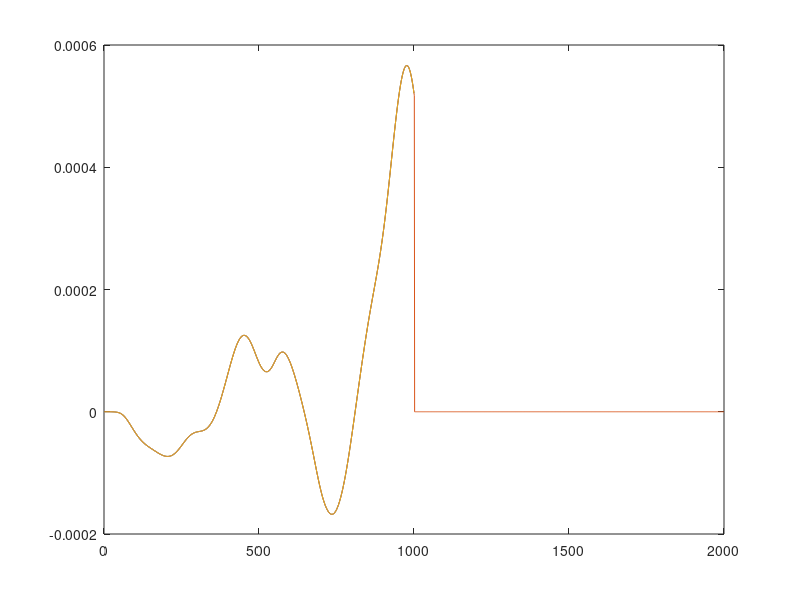

Here is the MATLAB script that generated this plot:
%%振型叠加法-含阻尼

clear
% clc

load("ACC_el.mat");
ACC_el = ACC_el(1:1000,:);

M = [2 0 0;
    0 1.5 0
    0 0 1];
K = 600* [5 -2 0;
    -2 3 -1;
    0 -1 1];
ksi = 0.005;
dt = 0.001;
diagM = diag(M);
[V,D]=eig(inv(M)*K);
freq=diag(D).^0.5;
[Bc,ord] = sort(freq);                  %ord为记录顺序的向量
wsc=freq(ord);                          %角（圆）频率 rad/s
fsc=wsc/2/pi;                           %频率 Hz
V=V(:,ord);                             %振型按频率阶数排序  一阶振型是第一列

VV = V(:,1:3);                                                      %调整阶数
% VV(:,1) = VV(:,1)/VV(3,1);
% VV(:,2) = VV(:,2)/VV(3,2);
% VV(:,3) = VV(:,3)/VV(3,3);

Mn = VV' * M * VV;
M1 = VV(:,1)' * M * VV(:,1);
M2 = VV(:,2)' * M * VV(:,2);
M3 = VV(:,3)' * M * VV(:,3);

Kn  = VV' * K * VV;
K1 = VV(:,1)' * K * VV(:,1);
K2 = VV(:,2)' * K * VV(:,2);
K3 = VV(:,3)' * K * VV(:,3);

wn = sqrt(Kn/Mn);
w1 = sqrt(K1/M1);
w2 = sqrt(K2/M2);
w3 = sqrt(K3/M3);

wn = real(wn);
Phi_ = Mn^(-1) * VV' * M;
PhiT_ = M * VV * Mn^(-1);
Cn = 2 * ksi * wn * Mn;

% C = PhiT_ * Cn * Phi_;
Rayleigh_A0 = ((2 * ksi) * (w1 * w2)) / (w1 + w2);
Rayleigh_A1 = ((2 * ksi) * 1) / (w1 + w2);
C = Rayleigh_A0 * M +  Rayleigh_A1 * K;                            %用瑞丽阻尼
wDn = wn * sqrt(1-ksi^2);
Cn = VV' * C * VV;

wDn1 = w1 * sqrt(1-ksi^2);
wDn2 = w2 * sqrt(1-ksi^2);
wDn3 = w3 * sqrt(1-ksi^2);

qn= zeros(3,length(ACC_el));
qn1 = zeros(length(ACC_el),1);
qn2 = zeros(length(ACC_el),1);
qn3 = zeros(length(ACC_el),1);
uu = zeros(3,length(ACC_el));

for i = 1:length(ACC_el)
    P1(:,i) = VV(:,1)' * (ACC_el(i, 2) * diagM);
    P2(:,i) = VV(:,2)' * (ACC_el(i, 2) * diagM);
    P3(:,i) = VV(:,3)' * (ACC_el(i, 2) * diagM);
end

Ken = Mn/(dt^2)+((Cn)/(2*dt));                       
an = Kn - (2 * Mn) / (dt)^2;
bn = Mn / dt^2 - Cn / (2*dt);
diagMn = diag(Mn);
for i = 2 : length(ACC_el)
    PPn = [P1(i);P2(i);P3(i)] - an * qn(: , i) - bn * qn(: , i-1);
    qn(:,i+1)=Ken \ PPn;                            
    uu(:,i) = VV(:,1) * qn(1,i) + VV(:,2) * qn(2,i) + VV(:,3) * qn(3,i);
end

% for i = 0.001:0.001:length(ACC_el)*0.001
%     for ii = 0.001:0.001:i
%         qn1(round(ii*1e3)+1) = qn1(round(ii*1e3)) + 0.001 * (1 / (M1*wDn1)) * exp(-ksi * w1 * (i-ii)) * P1(round(ii*1e3)) * sin(wDn1*(i-ii));
%         qn2(round(ii*1e3)+1) = qn2(round(ii*1e3)) + 0.001 * (1 / (M2*wDn2)) * exp(-ksi * w2 * (i-ii)) * P2(round(ii*1e3)) * sin(wDn2*(i-ii));
%         qn3(round(ii*1e3)+1) = qn3(round(ii*1e3)) + 0.001 * (1 / (M3*wDn3)) * exp(-ksi * w3 * (i-ii)) * P3(round(ii*1e3)) * sin(wDn3*(i-ii));
%     end
%     uu(:,round(ii*1e3)) = VV(:,1) * qn1(round(ii*1e3)+1) + VV(:,2) * qn2(round(ii*1e3)+1) + VV(:,3) * qn3(round(ii*1e3)+1);
% end

%***********************************************************************************%
dofs = length(M);
diagM = diag(M);
dt = 0.001;
Ke=M/(dt^2)+((C)/(2*dt));                       
a = K - (2 * M) / (dt)^2;
b=M/dt^2 - C/(2*dt);
u = zeros(dofs , 2000);
v = zeros(dofs , 2000);
ac = zeros(dofs , 2000);

for i = 2 : length(ACC_el)
    PP = ACC_el(i,2)* diagM  - a * u(: , i) - b * u(: , i-1);
    u(:,i+1)=Ke \ PP;                            
    v(: , i) = (u(: , i+1) - u(: , i-1)) / (dt*2);
    ac(: , i) = (u(: , i+1) - 2 * u(: , i) + u(: , i-1)) / (dt^2);
end
ucdm = u;
%******************************************************************************%
alpha = 0.25;
beta = 0.5;
dt = 0.001;
a0 = (1 / alpha / dt / dt);
a1 = (beta /alpha / dt);
a2 = (1 / alpha / dt);
a3 = (1 / 2 / alpha -1);
a4 = (beta / alpha - 1);
a5 = (dt / 2 * (beta / alpha -2));
a6 = (dt * (1 - beta));
a7 = (dt * beta);
Ke = K + a0 * M + a1 * C;

u = zeros(dofs , length(ACC_el));
v = zeros(dofs , length(ACC_el));
ac = zeros(dofs , length(ACC_el));
uuu = u;
for i = 2:length(ACC_el)
    PP = ACC_el(i,2)* diagM  + M * (a0 * u(:,i-1) + a2 * v(:,i-1) + a3 * ac(:,i-1)) + C * (a1 * u(:,i-1) + a4 * v(:,i-1) + a5 * ac(:,i-1));
    u(:,i) = Ke \ PP;
    uuu(:,i) = u(:,i) + uuu(:,i-1);
    ac(: , i) = a0 * (u(: , i) - u(: , i-1)) - a3 * ac(: , i-1) - a2 * v(: , i-1);
    v(: , i)= v(: , i-1) + a6 * ac(: , i-1) + a7 * ac(: , i);
end

unmb = u;
%**********************************************************************%

plot(uu(1,:));
hold on;
plot(ucdm(1,:));
hold on;
plot(unmb(1,:));

% hold on; 
% plot(uuu(1,:));
